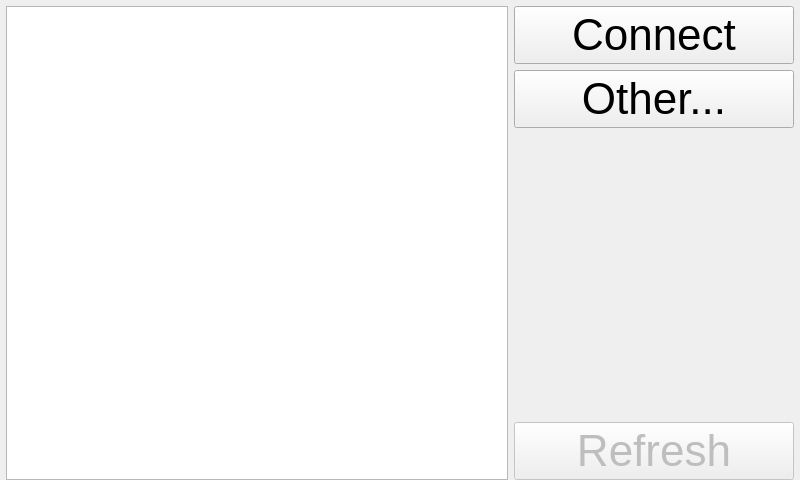
<?xml version="1.0" encoding="UTF-8"?>
<ui version="4.0">
 <class>TelloNetworksWidget</class>
 <widget class="QWidget" name="TelloNetworksWidget">
  <property name="geometry">
   <rect>
    <x>0</x>
    <y>0</y>
    <width>800</width>
    <height>480</height>
   </rect>
  </property>
  <property name="windowTitle">
   <string>Connect</string>
  </property>
  <layout class="QVBoxLayout" name="verticalLayout_2">
   <property name="leftMargin">
    <number>6</number>
   </property>
   <property name="topMargin">
    <number>6</number>
   </property>
   <property name="rightMargin">
    <number>6</number>
   </property>
   <property name="bottomMargin">
    <number>0</number>
   </property>
   <item>
    <layout class="QHBoxLayout" name="horizontalLayout">
     <item>
      <widget class="QListView" name="networks">
       <property name="font">
        <font>
         <pointsize>22</pointsize>
        </font>
       </property>
       <property name="editTriggers">
        <set>QAbstractItemView::NoEditTriggers</set>
       </property>
      </widget>
     </item>
     <item>
      <layout class="QVBoxLayout" name="verticalLayout">
       <item>
        <widget class="QPushButton" name="connect">
         <property name="minimumSize">
          <size>
           <width>280</width>
           <height>0</height>
          </size>
         </property>
         <property name="font">
          <font>
           <pointsize>33</pointsize>
          </font>
         </property>
         <property name="text">
          <string>Connect</string>
         </property>
         <property name="icon">
          <iconset>
           <normaloff>:/icons/fontawesome/regular/icons/fontawesome/regular/handshake.svg</normaloff>:/icons/fontawesome/regular/icons/fontawesome/regular/handshake.svg</iconset>
         </property>
         <property name="iconSize">
          <size>
           <width>25</width>
           <height>25</height>
          </size>
         </property>
        </widget>
       </item>
       <item>
        <widget class="QPushButton" name="other">
         <property name="font">
          <font>
           <pointsize>33</pointsize>
          </font>
         </property>
         <property name="text">
          <string>Other...</string>
         </property>
         <property name="icon">
          <iconset>
           <normaloff>:/icons/fontawesome/solid/icons/fontawesome/solid/podcast.svg</normaloff>:/icons/fontawesome/solid/icons/fontawesome/solid/podcast.svg</iconset>
         </property>
         <property name="iconSize">
          <size>
           <width>25</width>
           <height>25</height>
          </size>
         </property>
        </widget>
       </item>
       <item>
        <spacer name="verticalSpacer">
         <property name="orientation">
          <enum>Qt::Vertical</enum>
         </property>
         <property name="sizeHint" stdset="0">
          <size>
           <width>20</width>
           <height>40</height>
          </size>
         </property>
        </spacer>
       </item>
       <item>
        <widget class="QPushButton" name="refresh">
         <property name="enabled">
          <bool>false</bool>
         </property>
         <property name="font">
          <font>
           <pointsize>33</pointsize>
          </font>
         </property>
         <property name="text">
          <string>Refresh</string>
         </property>
         <property name="icon">
          <iconset>
           <normaloff>:/icons/fontawesome/solid/icons/fontawesome/solid/sync-alt.svg</normaloff>:/icons/fontawesome/solid/icons/fontawesome/solid/sync-alt.svg</iconset>
         </property>
         <property name="iconSize">
          <size>
           <width>25</width>
           <height>25</height>
          </size>
         </property>
        </widget>
       </item>
      </layout>
     </item>
    </layout>
   </item>
  </layout>
 </widget>
 <resources>
  <include location="../rc/icons.qrc"/>
 </resources>
 <connections/>
</ui>
